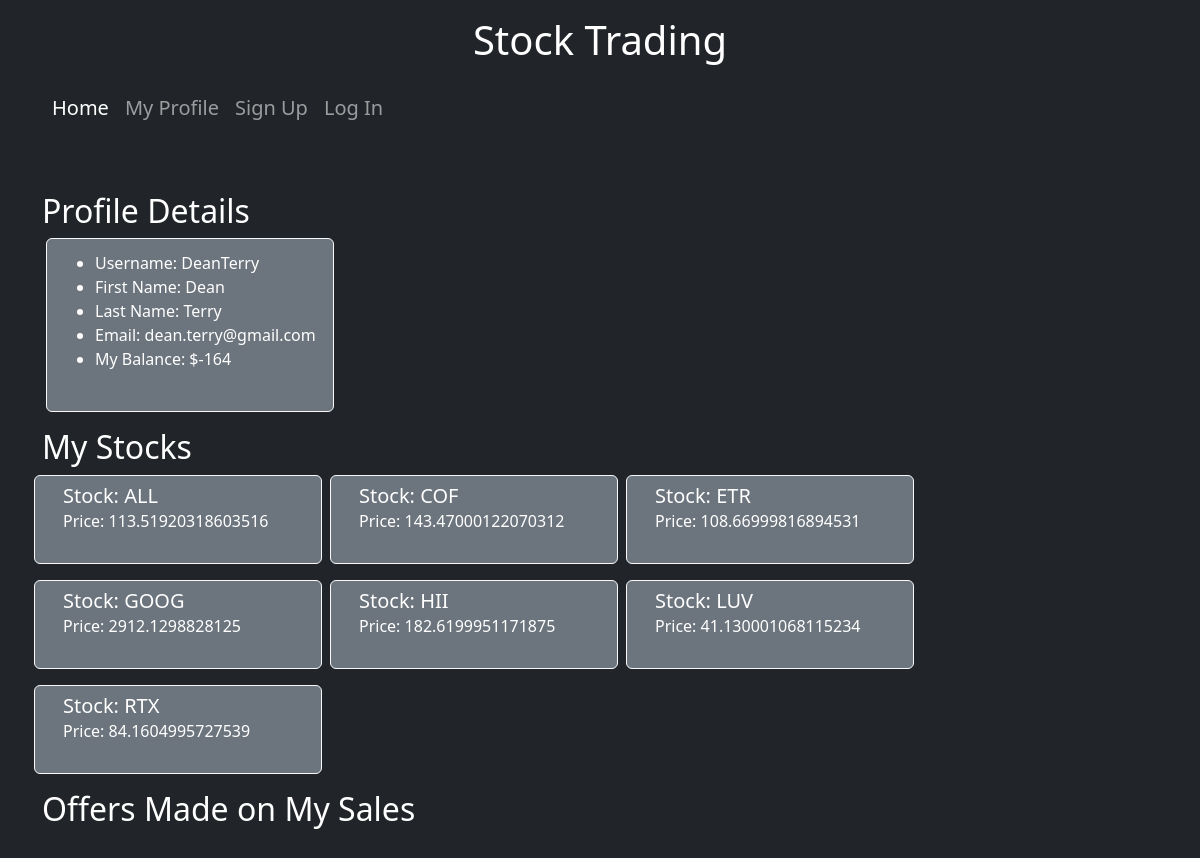
The app's page /profile/2/ with its own data.
### account/models.py (models this page shows, shortened)
class Profile(models.Model):
    user = models.OneToOneField(User, on_delete=models.CASCADE)
    portfolio = models.ManyToManyField('trade.Stock')
    money= models.IntegerField(default=0)
    completed_signup = models.BooleanField(default = False)
    def sales_with_offers(self):
        return self.sell_set.filter(is_completed=False)

### trade/models.py (models this page shows, shortened)
class Stock(models.Model):
    name = models.CharField(max_length=200)
    price = models.CharField(max_length=200)
    last_updated = models.DateTimeField(auto_now = True)

### account/views.py (the view)
# urls.py: path('profile/<int:pk>/', ProfileDetailView.as_view(), name='profile'),
class ProfileDetailView(DetailView):
    model = Profile
    template_name = 'profiledetail.html'

### account/templates/profiledetail.html (shortened to what this page needs)
{% extends 'base.html' %}
{% load bootstrap5 %}
{% block content %}
<h2>Profile Details</h2>
<div class="card mx-1 card text-white bg-secondary mb-3 card border-light" style="width: 18rem;">
    <div class="card-body card-subtitle mb-2 text-white">
        <ul>
            <li> Username: {{profile.user.username}}
            </li>
            <li> First Name: {{profile.user.first_name}}
            </li>
            <li> Last Name: {{profile.user.last_name}}
            </li>
            <li> Email: {{profile.user.email}}
            </li>
            <li> My Balance: ${{profile.money}}
            </li>
        </ul>
    </div>
</div>
<h2>My Stocks</h2>
<div class="row">
    {% for stock in profile.portfolio.all%}
    <div class="card mx-1 card text-white bg-secondary mb-3 card border-light" style="width: 18rem;">
        <div class="card-body card-subtitle mb-2 text-white">
            <h5 class="card-title card-subtitle mb-2 text-white">Stock: {{stock.name}}</h5>
            <h6 class="card-subtitle mb-2 text-white">Price: {{stock.price}}</h6>
        </div>
    </div>
    {% endfor %}
</div>
<div class="row">
    <h2>Offers Made on My Sales</h2>
</div>
{% endblock %}

### records on screen
Profile: user.username "DeanTerry", user.first_name "Dean", user.last_name "Terry", user.email "dean.terry@gmail.com", money "-164"
Stock: name "ALL", price "113.51920318603516"
Stock: name "COF", price "143.47000122070312"
Stock: name "ETR", price "108.66999816894531"
Stock: name "GOOG", price "2912.1298828125"
Stock: name "HII", price "182.6199951171875"
Stock: name "LUV", price "41.130001068115234"
Stock: name "RTX", price "84.1604995727539"
